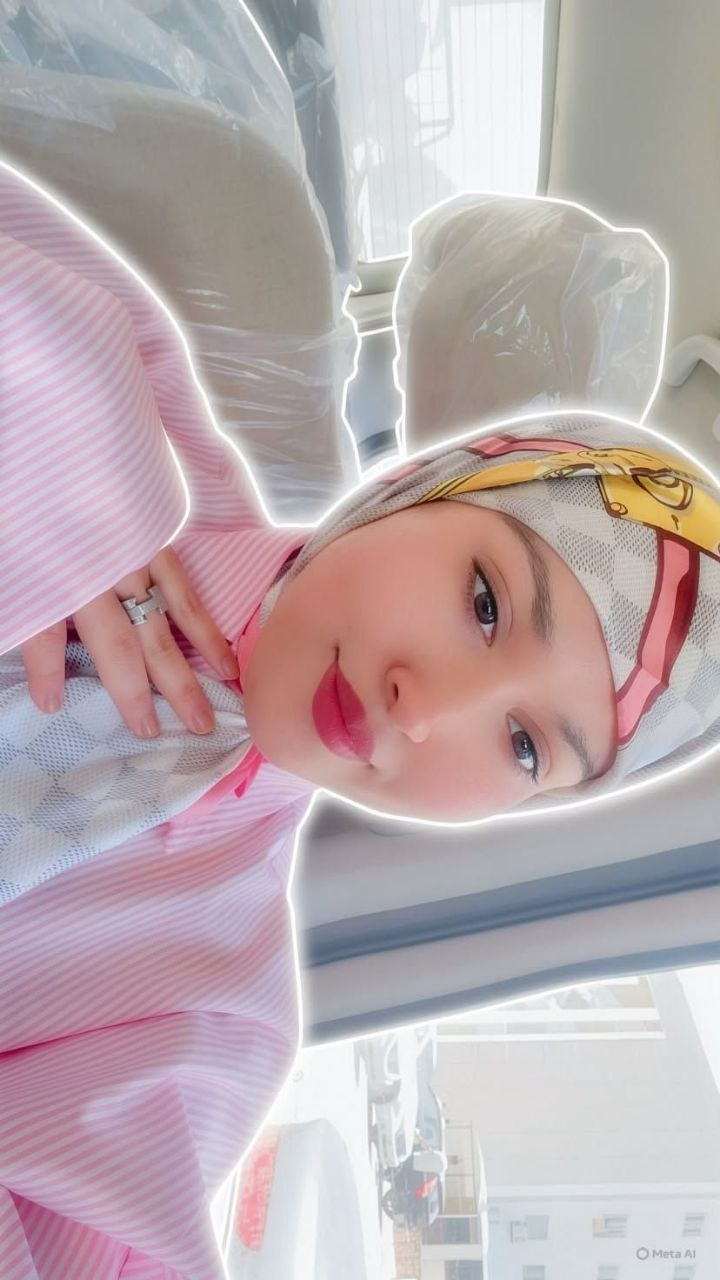
#> input picture assets/images/photo_2.jpg, 720 x 1280 px, found by its file name
$ python make_icon.py
#> lines starting #> are read from the running program, lines starting #| are printed output that depends on the picture
import os
import numpy as np
import cv2
from PIL import Image, ImageOps, ImageDraw

MODEL = "tools/yunet.onnx"

def load(path):
#> called with path = 'assets/images/photo_2.jpg'
    img = Image.open(path).convert("RGB")
#> img is the input picture: PIL image 720x1280 RGB; mean R, G, B 186, 170.6, 174.4
    img = ImageOps.exif_transpose(img)
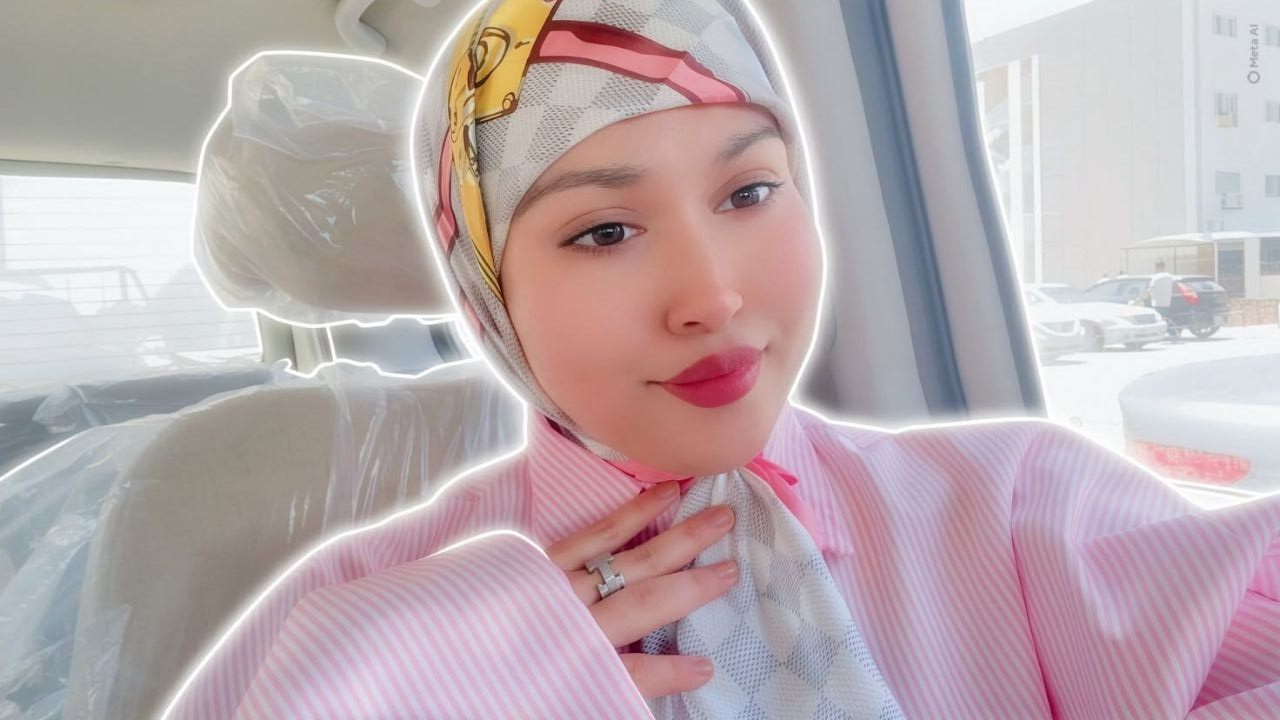
#> img: PIL image 1280x720 RGB; mean R, G, B 186, 170.6, 174.4
    return img

def detect_best_face(pil_img):
    w, h = pil_img.size
#> w = 1280; h = 720
    rgb = np.array(pil_img)
    bgr = cv2.cvtColor(rgb, cv2.COLOR_RGB2BGR)
#> (the run stopped early here; a loop or call above may not have finished)

$ run again, with assets/images/photo_1.jpg copied over assets/images/photo_2.jpg
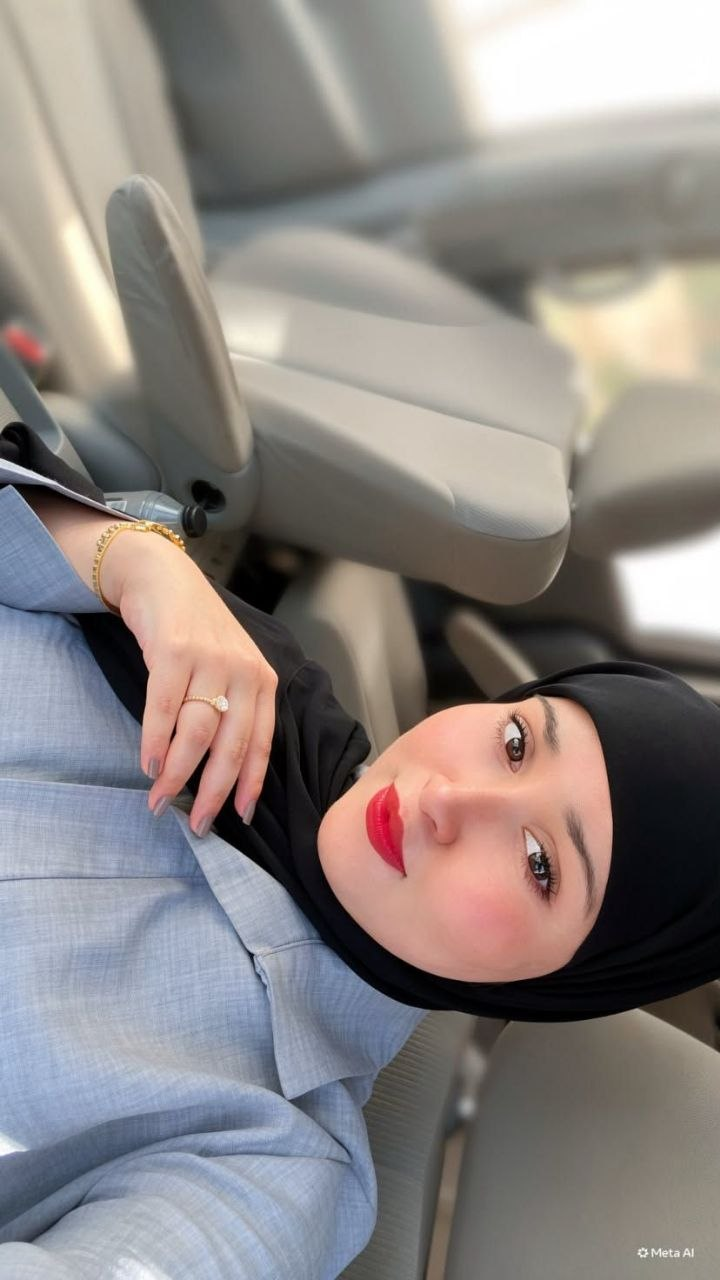
#> input picture assets/images/photo_1.jpg, 720 x 1280 px, found by its file name
#> in load, img is the input picture: PIL image 720x1280 RGB; mean R, G, B 140.2, 133.6, 131.1
#> in load, `img = ImageOps.exif_transpose(img)`:
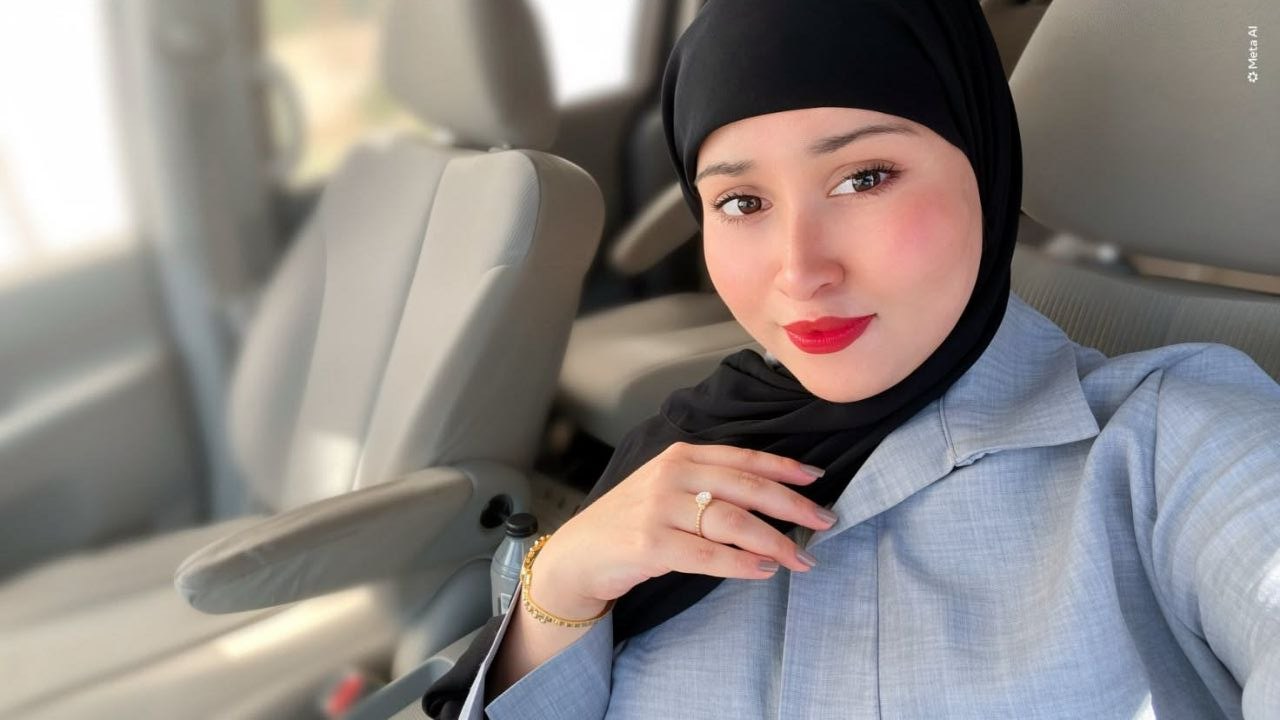
#> img: PIL image 1280x720 RGB; mean R, G, B 140.2, 133.6, 131.1

$ run again, with assets/images/photo_3.jpg copied over assets/images/photo_2.jpg
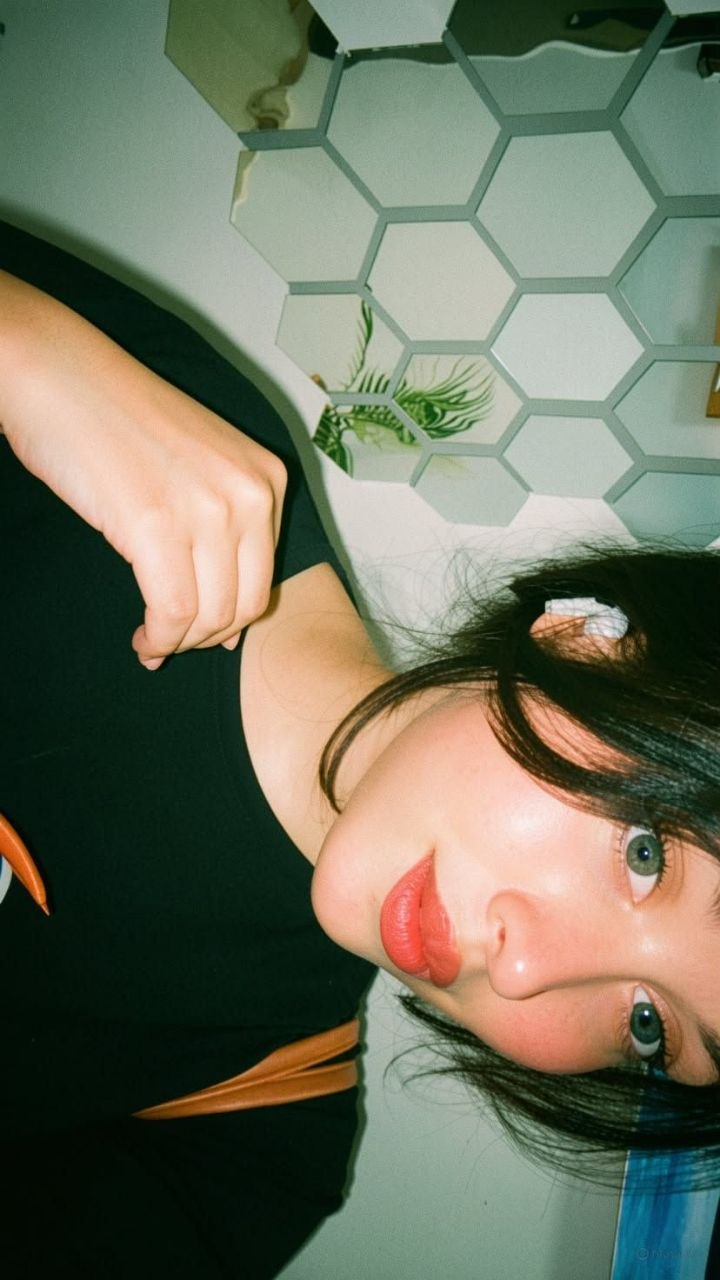
#> input picture assets/images/photo_3.jpg, 720 x 1280 px, found by its file name
#> in load, img is the input picture: PIL image 720x1280 RGB; mean R, G, B 110, 113.4, 94.4
#> in load, `img = ImageOps.exif_transpose(img)`:
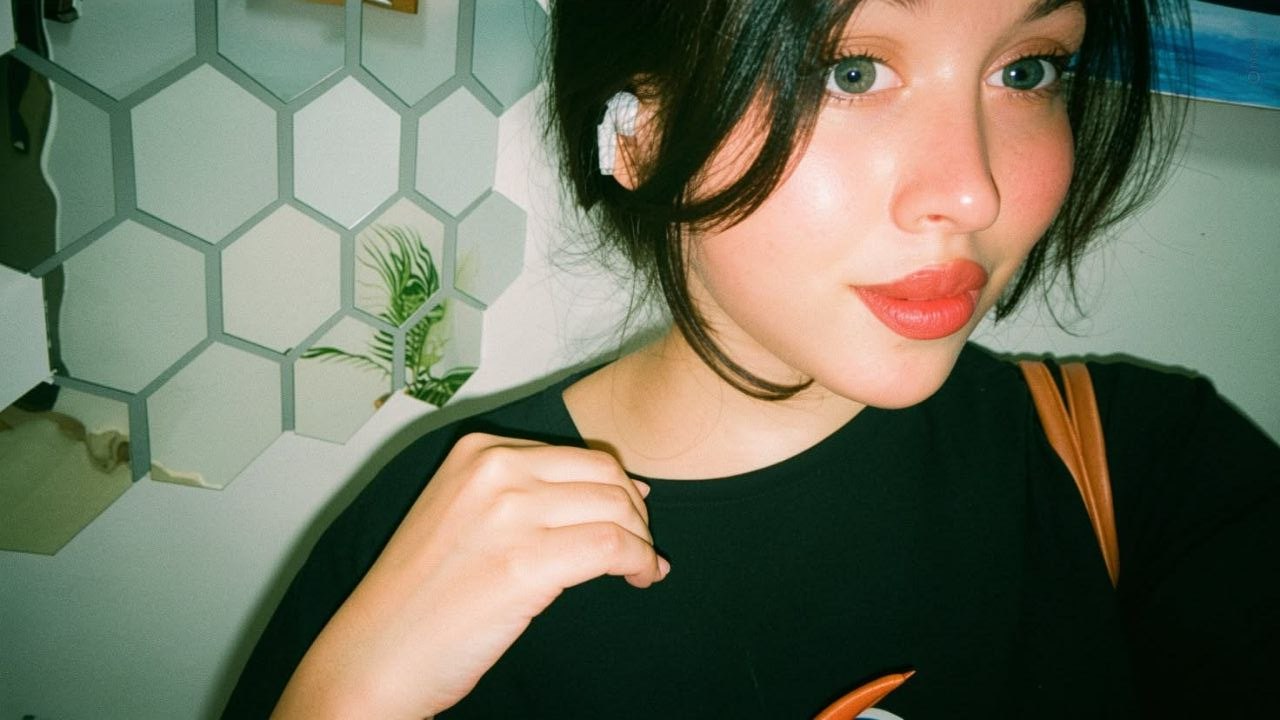
#> img: PIL image 1280x720 RGB; mean R, G, B 110, 113.4, 94.4
